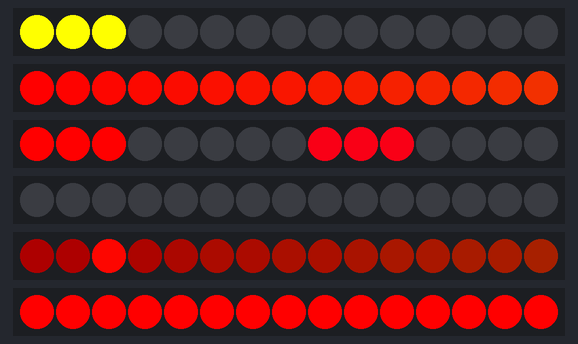
The program below on a simulated Raspberry Pi Pico running CircuitPython. Shown: 6 × 15 RGB LEDs in strip order, left to right. Dim RGB values are drawn brighter than linear; random numbers come from a fixed seed; what the program prints to the serial console is not drawn.

Above: at 0.15 s.
At 3.77 s:
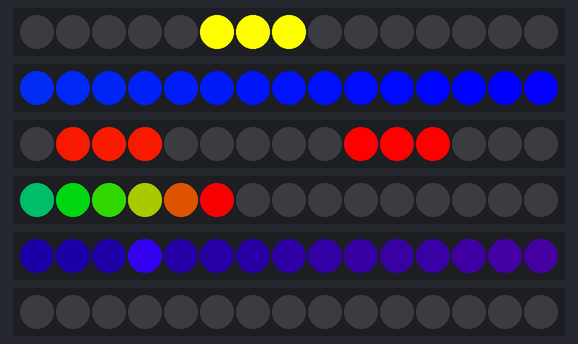
At 7.7 s:
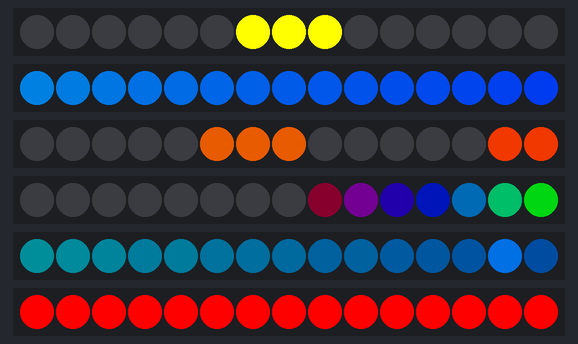
At 15.26 s:
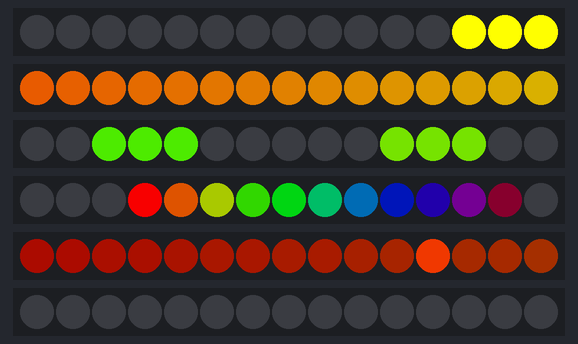
At 22.51 s:
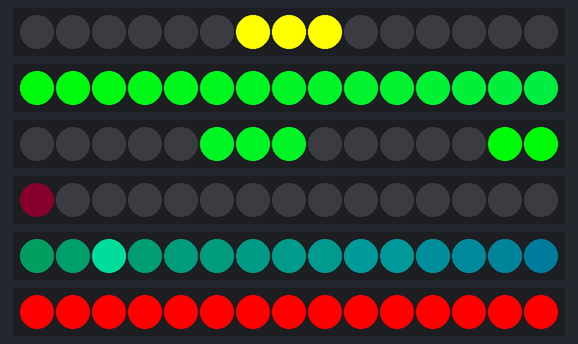
At 30.06 s:
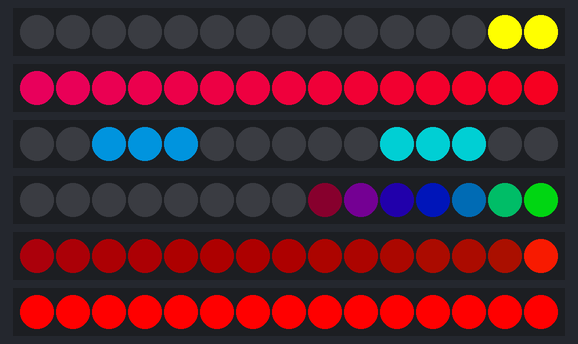

The program:

code.py
```python
## ---  NEOPIXEL RAINBOW MODES  ---- ##
#    tested with tinkertanks moon     #

import board, neopixel, time

from adafruit_led_animation.animation.rainbow import Rainbow
from adafruit_led_animation.animation.rainbowchase import RainbowChase
from adafruit_led_animation.animation.rainbowcomet import RainbowComet
from adafruit_led_animation.animation.rainbowsparkle import RainbowSparkle
from adafruit_led_animation.animation.blink import Blink
from adafruit_led_animation.animation.chase import Chase

# Update to match the number of NeoPixels you have connected
pixel_num = 15


pins = [board.GP10, board.GP11, board.GP12, board.GP13, board.GP20, board.GP21]
pixels = [neopixel.NeoPixel(pin, pixel_num, brightness=1, auto_write=False) for pin in pins]

chase 		  = Chase(pixels[0], speed=0.02, color=(255,255,0), size=3, spacing=15)
rainbow 	  = Rainbow(	   pixels[1], speed=0.01, period=1)
rainbow_chase = RainbowChase(  pixels[2], speed=0.1, size=3, spacing=5)
rainbow_comet = RainbowComet(  pixels[3], speed=0.05, tail_length=11, bounce=True)
rainbow_spark = RainbowSparkle(pixels[4], speed=0.05, num_sparkles=1)
blink = Blink(  pixels[5], speed=0.5, color=(255,0,0))


while True:
    chase.animate()
    rainbow.animate()
    rainbow_chase.animate()
    rainbow_comet.animate()
    rainbow_spark.animate()
    blink.animate()
    print("running")
    time.sleep(0.01)
```
